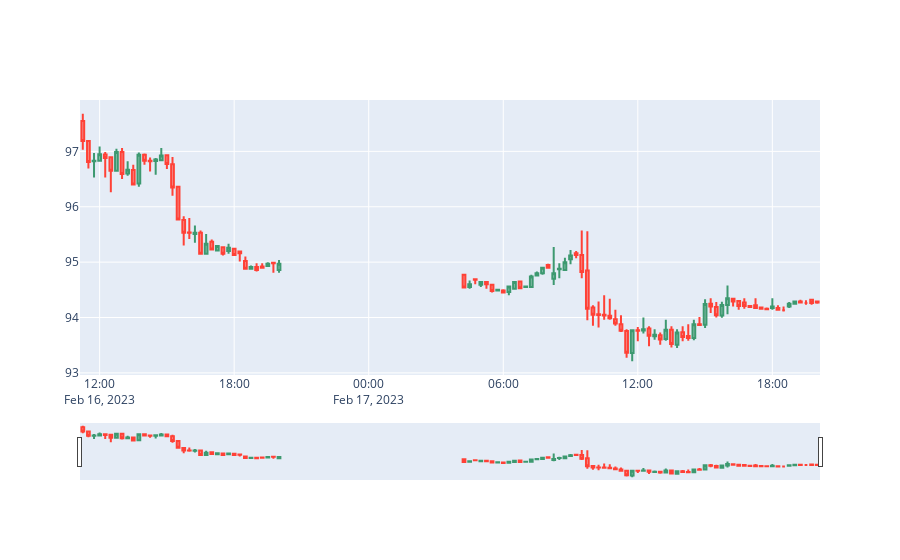

The notebook cell this image was saved under:
### Code cell
# plot camdle stick charts using plotly.py
import plotly.graph_objects as go

# store the GOOGL script data in df
df = script_data['GOOGL']


fig = go.Figure(data=[go.Candlestick(x=df['timestamp'],
                open=df['open'],
                high=df['high'],
                low=df['low'],
                close=df['close'])])

fig.show()
